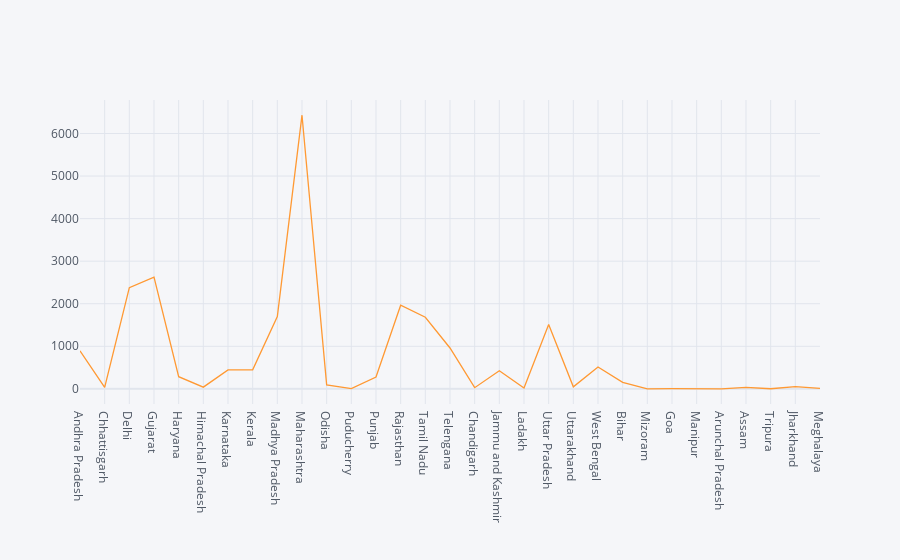

Notebook cell for this chart:
### Markdown cell above
# COVID-19 Cases By State Chart in India

### Code cell
#to arrange use object oriented mathub

df.iplot(kind='scatter',x='Name of State / UT' ,y='Total Cases')

### Figure 1 — Plotly figure (JSON) as saved in the notebook; plotly's stock layout.template omitted (floating-point values rounded to 4 significant figures)
{"data": [{"line": {"color": "rgba(255, 153, 51, 1.0)", "dash": "solid", "shape": "linear", "width": 1.3}, "mode": "lines", "name": "Total Cases", "text": "", "type": "scatter", "x": ["Andhra Pradesh", "Chhattisgarh", "Delhi", "Gujarat", "Haryana", "Himachal Pradesh", "Karnataka", "Kerala", "Madhya Pradesh", "Maharashtra", "Odisha", "Puducherry", "Punjab", "Rajasthan", "Tamil Nadu", "Telengana", "Chandigarh", "Jammu and Kashmir", "Ladakh", "Uttar Pradesh", "Uttarakhand", "West Bengal", "Bihar", "Mizoram", "Goa", "Manipur", "Arunchal Pradesh", "Assam", "Tripura ", "Jharkhand", "Meghalaya"], "y": [895, 36, 2377, 2624, 286, 40, 445, 447, 1699, 6430, 90, 7, 277, 1964, 1683, 960, 27, 427, 18, 1511, 47, 514, 153, 1, 7, 2, 1, 36, 2, 53, 12]}], "layout": {"legend": {"bgcolor": "#F5F6F9", "font": {"color": "#4D5663"}}, "paper_bgcolor": "#F5F6F9", "plot_bgcolor": "#F5F6F9", "title": {"font": {"color": "#4D5663"}}, "xaxis": {"gridcolor": "#E1E5ED", "showgrid": true, "tickfont": {"color": "#4D5663"}, "title": {"font": {"color": "#4D5663"}, "text": ""}, "zerolinecolor": "#E1E5ED"}, "yaxis": {"gridcolor": "#E1E5ED", "showgrid": true, "tickfont": {"color": "#4D5663"}, "title": {"font": {"color": "#4D5663"}, "text": ""}, "zerolinecolor": "#E1E5ED"}}}
